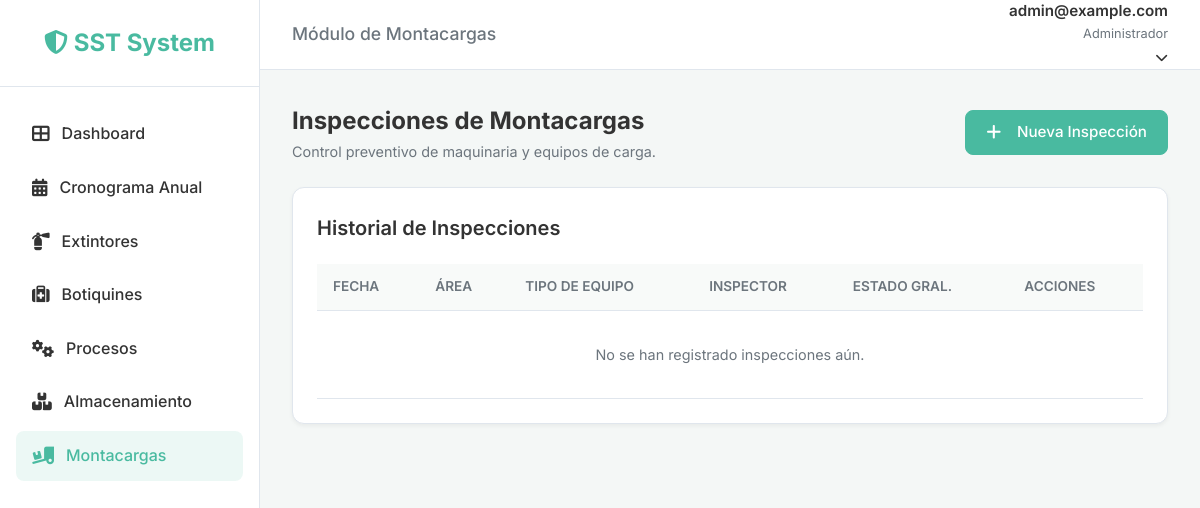
The page /inspections/forklift/ (signed in) on the database as committed earlier.
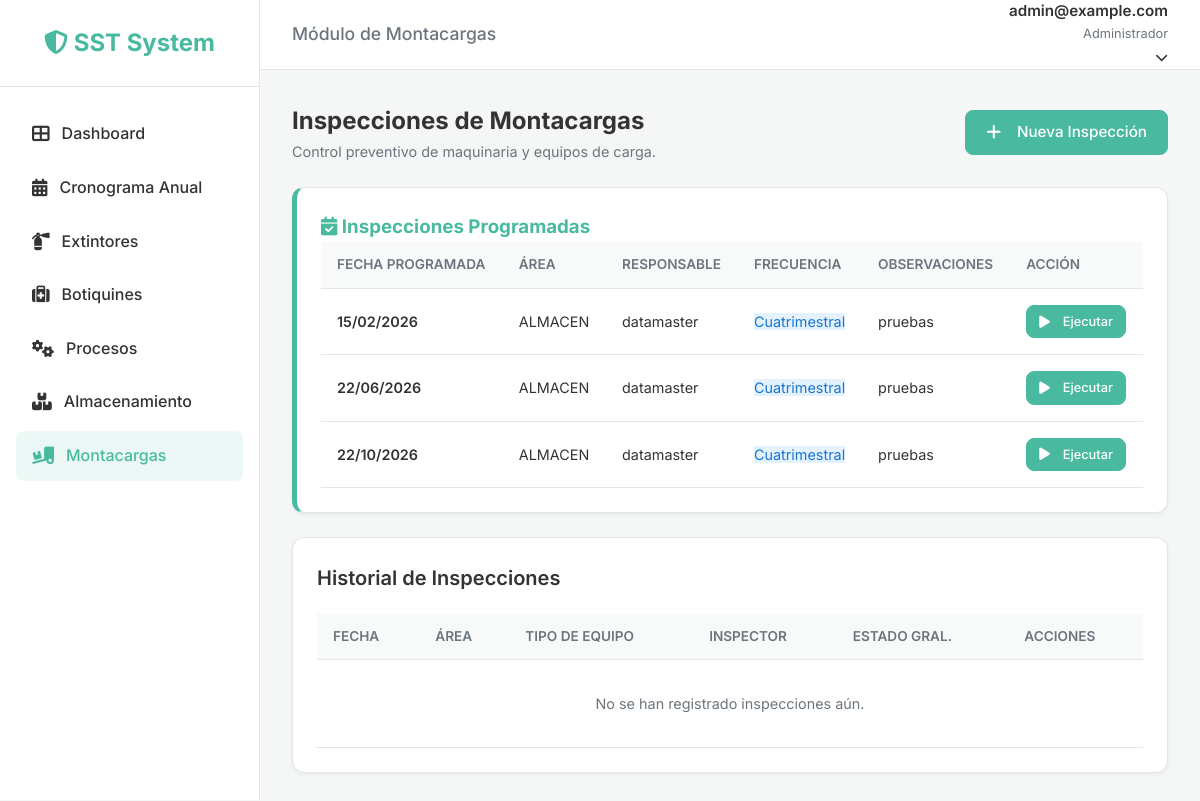
The same page on the database as committed later.
### inspections/models.py (models this page shows, shortened)
class InspectionSchedule(models.Model):
    FREQUENCY_CHOICES = [
        ('Mensual', 'Mensual'),
        ('Bimestral', 'Bimestral'),
        ('Trimestral', 'Trimestral'),
        ('Cuatrimestral', 'Cuatrimestral'),
        ('Semestral', 'Semestral'),
        ('Anual', 'Anual'),
    ]
    STATUS_CHOICES = [
        ('Programada', 'Programada'),
        ('Realizada', 'Realizada'),
        ('Pendiente', 'Pendiente'),
    ]
    year = models.IntegerField(verbose_name="Año de Programación")
    area = models.ForeignKey(
        'Area',
        on_delete=models.PROTECT,
        verbose_name="Área a Inspeccionar",
        help_text="Seleccione el área donde se realizará la inspección"
    )
    inspection_type = models.CharField(max_length=200, verbose_name="Tipo de Inspección")
    frequency = models.CharField(max_length=20, choices=FREQUENCY_CHOICES, verbose_name="Frecuencia")
    scheduled_date = models.DateField(verbose_name="Fecha Programada")
    responsible = models.ForeignKey(
        settings.AUTH_USER_MODEL,
        on_delete=models.CASCADE,
        related_name='scheduled_inspections',
        verbose_name="Responsable"
    )
    status = models.CharField(
        max_length=20,
        choices=STATUS_CHOICES,
        default='Programada',
        verbose_name="Estado"
    )
    observations = models.TextField(blank=True, null=True, verbose_name="Observaciones")
    created_at = models.DateTimeField(auto_now_add=True)
    updated_at = models.DateTimeField(auto_now=True)
    class Meta:
        verbose_name = "Cronograma de Inspección"
        verbose_name_plural = "Cronogramas de Inspección"
        ordering = ['scheduled_date']

class Area(models.Model):
    class Meta:
        verbose_name = "Cronograma de Inspección"
        verbose_name_plural = "Cronogramas de Inspección"
        ordering = ['scheduled_date']
    """
    Standardized areas for the organization.
    Used across all inspection modules to ensure consistency.
    """
    name = models.CharField(max_length=200, unique=True, verbose_name="Nombre del Área")
    is_active = models.BooleanField(default=True, verbose_name="Activa")
    created_at = models.DateTimeField(auto_now_add=True)
    updated_at = models.DateTimeField(auto_now=True)
    class Meta:
        verbose_name = "Área"
        verbose_name_plural = "Áreas"
        ordering = ['name']
    def __str__(self):
        return self.name

### users/models.py (models this page shows, shortened)
class CustomUser(AbstractUser):
    email = models.EmailField(unique=True)
    document_number = models.CharField(max_length=20, blank=True, null=True)
    role = models.ForeignKey('roles.Role', on_delete=models.SET_NULL, null=True, blank=True,
                             related_name='users', verbose_name='Rol')
    updated_at = models.DateTimeField(auto_now=True)
    USERNAME_FIELD = 'email'
    REQUIRED_FIELDS = ['username', 'first_name', 'last_name']

### inspections/views.py (the view)
# urls.py: path('forklift/', ForkliftListView.as_view(), name='forklift_list'),
class ForkliftListView(LoginRequiredMixin, ScheduledInspectionsMixin, ListView):
    model = ForkliftInspection
    template_name = 'inspections/forklift_list.html'
    context_object_name = 'inspections'
    inspection_module_type = 'forklift'

### inspections/views.py (called while the page is built)
    def get_context_data(self, **kwargs):
        context = super().get_context_data(**kwargs)
        if self.inspection_module_type and self.inspection_module_type in self.INSPECTION_TYPE_MAP:
            keyword = self.INSPECTION_TYPE_MAP[self.inspection_module_type]
            qs = InspectionSchedule.objects.filter(
                inspection_type__icontains=keyword
            )
            schedule_id = self.request.GET.get('schedule_id')
            if schedule_id:
                qs = qs.filter(id=schedule_id)
            else:
                qs = qs.filter(status='Programada')
            context['scheduled_inspections'] = qs.select_related('responsible').order_by('scheduled_date')
        else:
            context['scheduled_inspections'] = InspectionSchedule.objects.none()
        return context

### templates/inspections/forklift_list.html (shortened to what the changed rows need)
{% extends 'base.html' %}
{% block header_title %}Módulo de Montacargas{% endblock %}
{% block content %}
<div class="dashboard-header">
    <div>
        <h1 style="font-size: 1.5rem; font-weight: 700;">Inspecciones de Montacargas</h1>
    </div>
</div>
{% if scheduled_inspections %}
<div class="card" style="border-left: 5px solid #49BAA0;">
    <h3 class="inspection-section-title" style="color: #49BAA0; border-color: #49BAA0;"><i
            class="fas fa-calendar-check"></i>
        Inspecciones Programadas</h3>
    <div class="table-wrapper">
        <table>
            <thead>
                <tr>
                    <th>Fecha Programada</th>
                    <th>Área</th>
                    <th>Responsable</th>
                    <th>Frecuencia</th>
                    <th>Observaciones</th>
                    <th>Acción</th>
                </tr>
            </thead>
            <tbody>
                {% for item in scheduled_inspections %}
                <tr>
                    <td style="font-weight: 600;">{{ item.scheduled_date|date:"d/m/Y" }}</td>
                    <td>{{ item.area }}</td>
                    <td>{{ item.responsible.get_full_name|default:item.responsible.username }}</td>
                    <td><span class="badge" style="background: #e3f2fd; color: #1976d2;">{{ item.frequency }}</span>
                    </td>
                    <td>{{ item.observations|truncatewords:8|default:"—" }}</td>
                    <td>
                        <a href="{% url 'forklift_create' %}?schedule_item={{ item.pk }}" class="btn btn-primary"
                            style="padding: 6px 12px; font-size: 0.8rem;">
                            <i class="fas fa-play" style="margin-right: 5px;"></i> Ejecutar
                        </a>
                    </td>
                </tr>
                {% endfor %}
            </tbody>
        </table>
    </div>
</div>
{% endif %}
<div class="card">
    <div class="table-wrapper">
        <table>
            <thead>
                <tr>
                    <th>Fecha</th>
                    <th>Área</th>
                    <th>Tipo de Equipo</th>
                    <th>Inspector</th>
                    <th>Estado Gral.</th>
                    <th>Acciones</th>
                </tr>
            </thead>
        </table>
    </div>
</div>
{% endblock %}

Rows that differ between the two databases and show on the page:
added InspectionSchedule: scheduled_date "15/02/2026", area "ALMACEN", responsible.get_full_name "datamaster", frequency "Cuatrimestral", observations "pruebas"
added InspectionSchedule: scheduled_date "22/06/2026", area "ALMACEN", responsible.get_full_name "datamaster", frequency "Cuatrimestral", observations "pruebas"
added InspectionSchedule: scheduled_date "22/10/2026", area "ALMACEN", responsible.get_full_name "datamaster", frequency "Cuatrimestral", observations "pruebas"
Other text that changed with them:
text now shown: "Inspecciones Programadas FECHA PROGRAMADA ÁREA RESPONSABLE FRECUENCIA OBSERVACIONES ACCIÓN"
